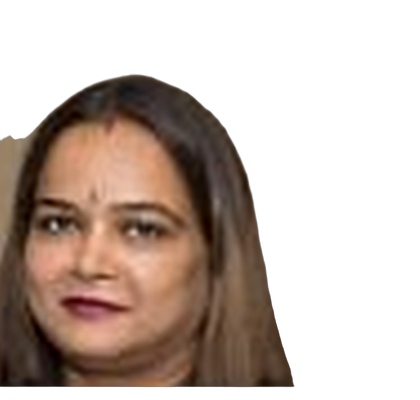
#> input picture scratch/bina_cutout.png, 420 x 400 px, given in place of out.png, which was not available
$ python process_image.py out.png
#> lines starting #> are read from the running program, lines starting #| are printed output that depends on the picture
import os, sys, math
from PIL import Image, ImageDraw, ImageFilter
import numpy as np
import rembg

TEMPLATE_W = 800
TEMPLATE_H = 950
ref_w, ref_h = 309, 359
sx = TEMPLATE_W / ref_w
sy = TEMPLATE_H / ref_h

bx0 = int(7 * sx) # 18
by0 = int(7 * sy) # 18
bx1 = int(299 * sx) # 774
by1 = int(354 * sy) # 936
FRAME_RECT = [bx0, by0, bx1, by1]

FRAME_RADIUS = int(24 * sx) # 62
BORDER_WIDTH = max(2, int(2.2 * sx)) # 6
BORDER_COLOR = (88, 38, 120, 255) # Ref [83, 40, 112]

FRAME_W = bx1 - bx0
FRAME_H = by1 - by0

_cached_template = None
_cached_session = None

# [86 lines left out: function get_template, not called in this run]

def remove_background(img_pil):
    """Cleanly removes original background using rembg neural network."""
    global _cached_session
    if _cached_session is None:
        _cached_session = rembg.new_session('u2net')
    return rembg.remove(img_pil, session=_cached_session)

def process_woman_image(input_img, target_height_ratio=0.88):
    """
    Takes an input image (PIL Image or file path), removes background,
    and composites onto the exact reference background template.
    Returns RGB PIL Image ready for saving.
    """
#> called with input_img = 'out.png', target_height_ratio = 0.88
    if isinstance(input_img, str):
        img = Image.open(input_img).convert('RGB')
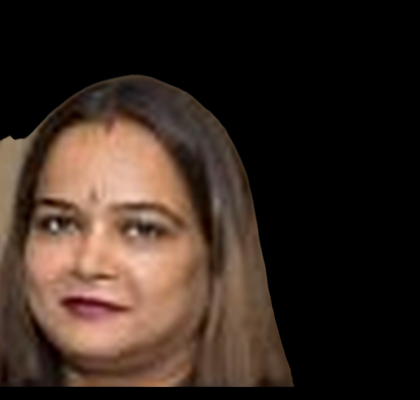
#> img: PIL image 420x400 RGB; mean R, G, B 55.2, 40.7, 32.4
    else:
        img = input_img.convert('RGB')

    # 1. AI Background Removal
    cutout = remove_background(img)

    # 2. Extract bounding box of person
    arr = np.array(cutout)
    alpha = arr[:, :, 3]
    y_idx, x_idx = np.where(alpha > 12)

    if len(y_idx) == 0 or len(x_idx) == 0:
        cropped_cutout = cutout
    else:
        cropped_cutout = cutout.crop((x_idx.min(), y_idx.min(), x_idx.max() + 1, y_idx.max() + 1))

    # 3. Scale person to fit inside frame with natural headroom
    target_h = int(FRAME_H * target_height_ratio)
    scale = target_h / cropped_cutout.height
    tw = int(cropped_cutout.width * scale)
    th = int(target_h)

    if tw > FRAME_W:
        scale = FRAME_W / cropped_cutout.width
        tw = int(FRAME_W)
        th = int(cropped_cutout.height * scale)

    person_scaled = cropped_cutout.resize((tw, th), Image.Resampling.LANCZOS)

    # 4. Position person inside frame
    px = bx0 + (FRAME_W - tw) // 2
    py = by1 - th

    template = get_template()

    # Frame clipping mask (ensures person never spills outside border)
    margin_px = int(2.5 * sx)
    inner_rect = [bx0 + margin_px, by0 + margin_px, bx1 - margin_px, by1 - margin_px]
    inner_radius = FRAME_RADIUS - margin_px
    frame_mask = Image.new('L', (TEMPLATE_W, TEMPLATE_H), 0)
    d_m = ImageDraw.Draw(frame_mask)
    d_m.rounded_rectangle(inner_rect, radius=inner_radius, fill=255)

    person_layer = Image.new('RGBA', (TEMPLATE_W, TEMPLATE_H), (0, 0, 0, 0))
    p_alpha = person_scaled.split()[-1]
    shadow_mask = p_alpha.filter(ImageFilter.GaussianBlur(8))
    shadow_img = Image.new('RGBA', person_scaled.size, (0, 0, 0, 35))
    shadow_img.putalpha(shadow_mask)

    person_layer.paste(shadow_img, (px, py + 2), shadow_img)
    person_layer.paste(person_scaled, (px, py), person_scaled)

    clipped_person = Image.composite(person_layer, Image.new('RGBA', (TEMPLATE_W, TEMPLATE_H), (0, 0, 0, 0)), frame_mask)
    final_composite = Image.alpha_composite(template, clipped_person)

    # 5. Draw rounded border on top
    d_final = ImageDraw.Draw(final_composite)
    d_final.rounded_rectangle(FRAME_RECT, radius=FRAME_RADIUS, outline=BORDER_COLOR, width=BORDER_WIDTH)

    return final_composite.convert('RGB')

def process_file_in_place(file_path):
    try:
        processed = process_woman_image(file_path)
        ext = os.path.splitext(file_path)[1].lower()
        if ext in ['.jpg', '.jpeg']:
            processed.save(file_path, format='JPEG', quality=95)
        else:
            processed.save(file_path, format='PNG')
        return True
    except Exception as e:
        print(f"Error in process_file_in_place for {file_path}: {e}")
        return False

if __name__ == '__main__':
    if len(sys.argv) > 1:
        target_path = sys.argv[1]
#> (the run stopped early here; a loop or call above may not have finished)

$ run again, on scratch/cutout_ami.png
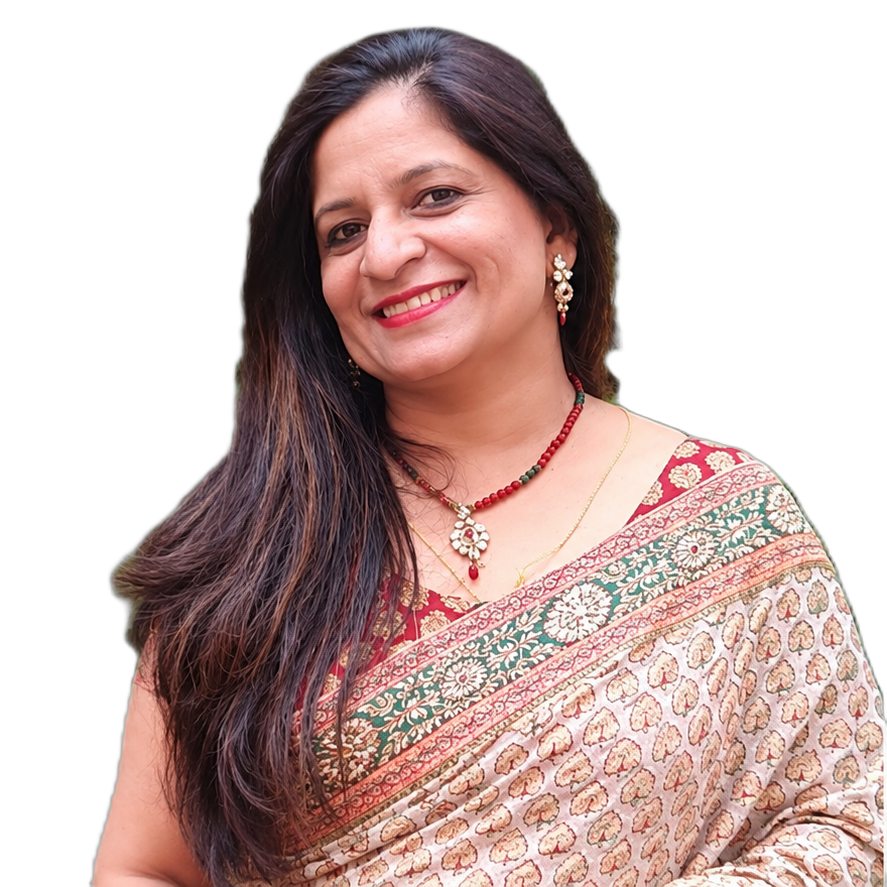
#> input picture scratch/cutout_ami.png, 887 x 887 px, given in place of out.png, which was not available
#> in process_woman_image, `img = Image.open(input_img).convert('RGB')`:
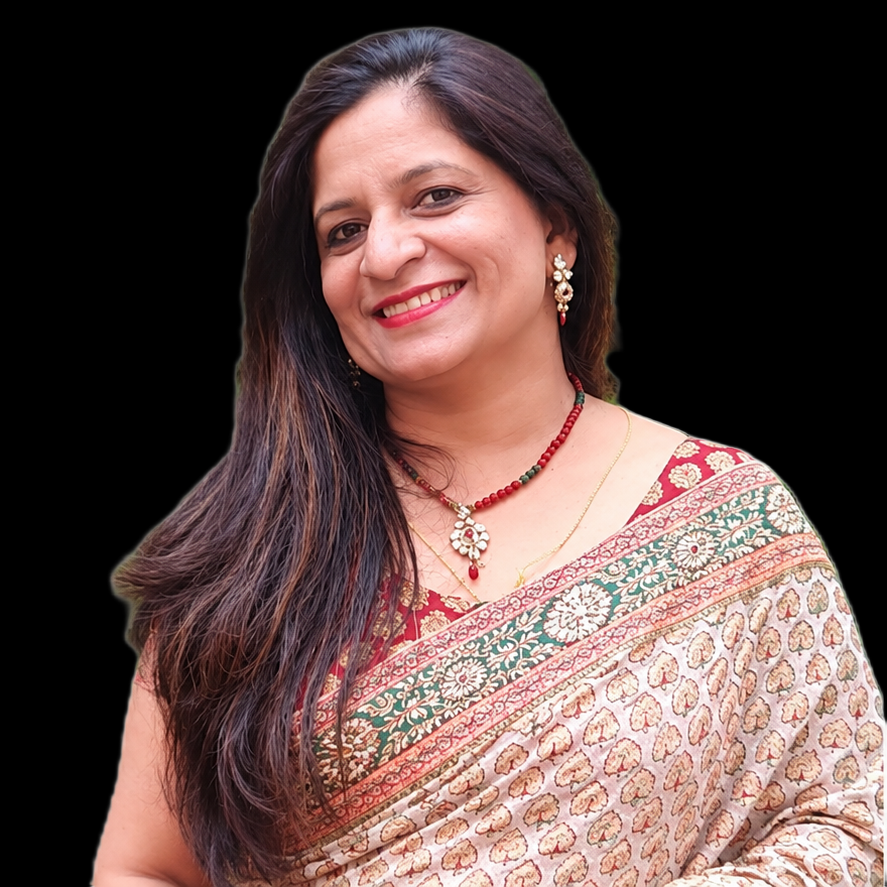
#> img: PIL image 887x887 RGB; mean R, G, B 95.9, 73.7, 70.1

$ run again, on scratch/cutout_bot_right.png
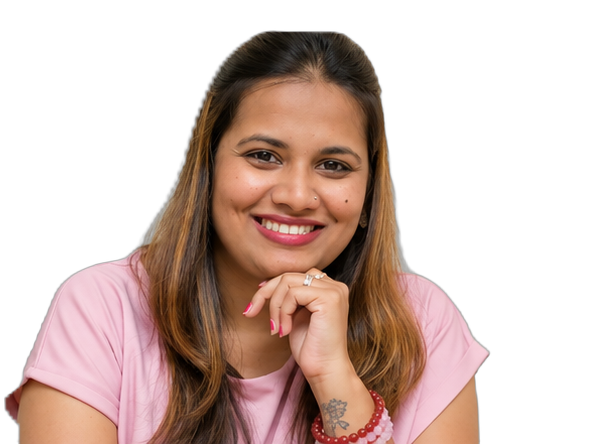
#> input picture scratch/cutout_bot_right.png, 594 x 444 px, given in place of out.png, which was not available
#> in process_woman_image, `img = Image.open(input_img).convert('RGB')`:
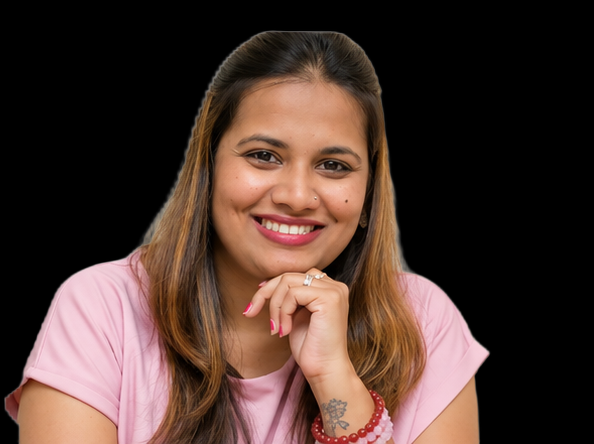
#> img: PIL image 594x444 RGB; mean R, G, B 75.6, 54.6, 47.3
